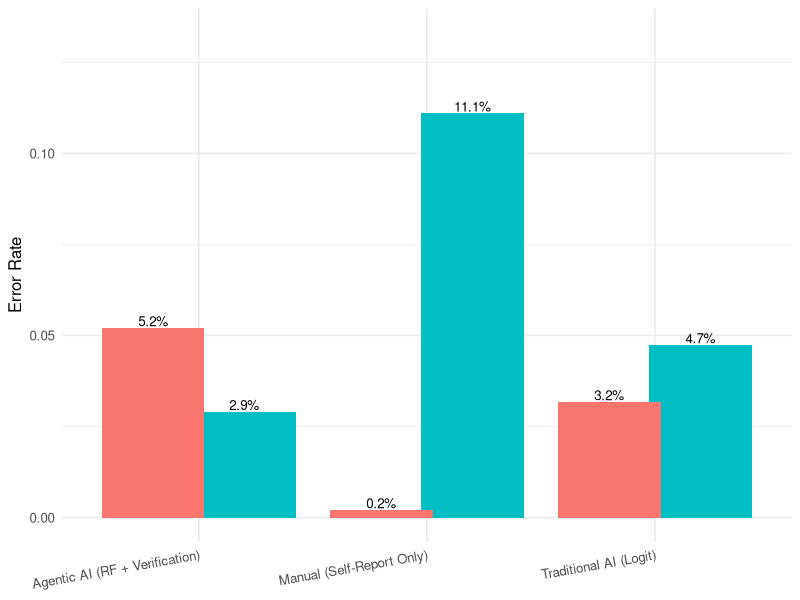
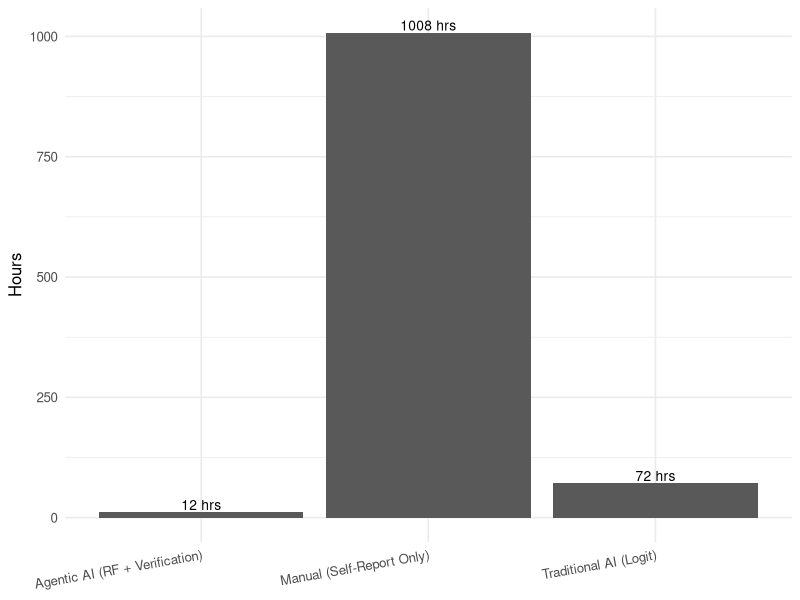

These charts were generated, in order, by the following R code:
## ---- chunk 1
#| label: sim-setup
#| context: false
#| include: false
#| echo: false
#| message: false
#| warning: false

set.seed(42)
suppressPackageStartupMessages({
  library(tidyverse); library(ranger); library(pROC); library(ggplot2)
})

# ---- Synthetic population ----
N <- 10000
provinces <- c("Punjab","Sindh","Khyber Pakhtunkhwa","Balochistan","Islamabad")
prov_probs <- c(0.55, 0.23, 0.16, 0.05, 0.01)

hh <- tibble(
  id = 1:N,
  province = sample(provinces, N, replace = TRUE, prob = prov_probs),
  urban = rbinom(N, 1, 0.42),
  hh_size = pmax(1, pmin(rpois(N, lambda = 5), 15))
)

base_mu <- 10.2; base_sigma <- 0.65
prov_shift <- c("Punjab"=0.00,"Sindh"=0.08,"Khyber Pakhtunkhwa"=-0.05,"Balochistan"=-0.12,"Islamabad"=0.35)
urban_shift <- 0.12

mu_vec <- base_mu + unname(prov_shift[hh$province]) + hh$urban * urban_shift
true_income <- rlnorm(N, meanlog = mu_vec, sdlog = base_sigma) |> pmin(300000) |> pmax(3000)

utility_kwh <- (true_income/1000)*0.8 + hh$hh_size*10 + rnorm(N, 0, 30)
utility_kwh <- pmin(pmax(utility_kwh, 10), 1500)

mm_prob <- pmin(pmax(0.2 + 0.25*hh$urban + 0.000002*pmin(true_income, 200000), 0.02), 0.9)
mobile_money <- rbinom(N, 1, mm_prob)

poverty_line <- 40000
poor_true <- as.integer(true_income < poverty_line)

# Reporting frictions
under_report_factor <- ifelse(poor_true == 1, runif(N, 0.80, 0.95), runif(N, 0.65, 0.90))
report_noise <- rnorm(N, 0, 3000)
reported_income <- pmax(3000, true_income * under_report_factor + report_noise)

dat <- hh |>
  mutate(true_income, reported_income, utility_kwh, mobile_money, poor_true)

# Manual decision
poor_manual <- as.integer(dat$reported_income < poverty_line)

# Split
set.seed(7)
idx <- sample(seq_len(N), size = round(0.7*N))
train <- dat[idx,]; test <- dat[-idx,]
train$province <- factor(train$province, levels = provinces)
test$province  <- factor(test$province,  levels = provinces)

# Traditional AI (glm)
form_glm <- poor_true ~ scale(reported_income) + scale(utility_kwh) + mobile_money + urban + province + scale(hh_size)
m_glm <- glm(form_glm, data = train, family = binomial())
pred_prob_glm <- predict(m_glm, newdata = test, type = "response")
poor_glm <- as.integer(pred_prob_glm >= 0.5)

# Agentic proxy: verification + ensemble
set.seed(8)
verified_flag_tr <- rbinom(nrow(train), 1, 0.5)
verified_flag_te <- rbinom(nrow(test),  1, 0.5)

train <- train |>
  mutate(verified_income = ifelse(verified_flag_tr == 1, 0.7*true_income + 0.3*reported_income, reported_income))
test  <- test  |>
  mutate(verified_income = ifelse(verified_flag_te == 1, 0.7*true_income + 0.3*reported_income, reported_income))

z <- function(x){
  m <- mean(x, na.rm = TRUE); s <- sd(x, na.rm = TRUE)
  if (!is.finite(s) || s == 0) return(x - m); (x - m)/s
}

train <- train |>
  mutate(
    poor_true = factor(poor_true, levels = c(0,1), labels = c("non_poor","poor")),
    inc_per_capita  = verified_income / pmax(1, hh_size),
    util_per_capita = utility_kwh    / pmax(1, hh_size),
    z_verified_income = z(verified_income),
    z_utility_kwh     = z(utility_kwh),
    z_hh_size         = z(hh_size),
    z_inc_pc          = z(inc_per_capita),
    z_util_pc         = z(util_per_capita)
  )

test <- test |>
  mutate(
    poor_true = factor(poor_true, levels = c(0,1), labels = c("non_poor","poor")),
    inc_per_capita  = verified_income / pmax(1, hh_size),
    util_per_capita = utility_kwh    / pmax(1, hh_size),
    z_verified_income = z(verified_income),
    z_utility_kwh     = z(utility_kwh),
    z_hh_size         = z(hh_size),
    z_inc_pc          = z(inc_per_capita),
    z_util_pc         = z(util_per_capita)
  )

needed <- c("poor_true","z_verified_income","z_utility_kwh","z_hh_size","z_inc_pc","z_util_pc","mobile_money","urban","province")
train_clean <- droplevels(train[complete.cases(train[, needed]), ])
test_clean  <- droplevels(test [complete.cases(test [, needed]), ])

m_rf <- ranger(
  poor_true ~ z_verified_income + z_utility_kwh + mobile_money + urban + province +
              z_hh_size + z_inc_pc + z_util_pc,
  data = train_clean,
  probability = TRUE,
  num.trees = 500,
  min.node.size = 25,
  respect.unordered.factors = "partition",
  seed = 99
)

pred_rf <- predict(m_rf, data = test_clean)
rf_probs <- pred_rf$predictions[, "poor"]

roc_rf  <- pROC::roc(response = test_clean$poor_true, predictor = rf_probs, quiet = TRUE)
thr_opt <- coords(roc_rf, "best", best.method = "youden", ret = "threshold")[[1]]
poor_rf <- as.integer(rf_probs >= thr_opt)

# Ghost rule
ghost_flag <- (test_clean$utility_kwh > quantile(test_clean$utility_kwh, 0.85)) &
              (test_clean$mobile_money == 1) & (poor_rf == 1)
poor_rf_adj <- poor_rf
poor_rf_adj[ghost_flag] <- 0

err_rates <- function(y_true, y_hat){
  c(
    inclusion = mean(y_hat == 1 & y_true == 0),
    exclusion = mean(y_hat == 0 & y_true == 1)
  )
}

# Align metrics on the same rows used by agentic comparison
manual_err <- err_rates(as.integer(test_clean$poor_true == "poor"),
                        as.integer(test_clean$reported_income < poverty_line))

test_idx <- as.integer(rownames(test_clean))
all_test_idx <- as.integer(rownames(test))
keep_map <- match(test_idx, all_test_idx)

glm_err <- err_rates(as.integer(test_clean$poor_true == "poor"),
                     as.integer(pred_prob_glm[keep_map] >= 0.5))
rf_err  <- err_rates(as.integer(test_clean$poor_true == "poor"), poor_rf_adj)

processing_time <- tibble(
  approach = c("Manual (Self-Report Only)", "Traditional AI (Logit)", "Agentic AI (RF + Verification)"),
  hours = c(6*7*24, 3*24, 12)
)

stipend <- 10500
N_test <- nrow(test_clean)
base_inc <- manual_err["inclusion"]
glm_sav  <- (base_inc - glm_err["inclusion"]) * N_test * stipend
rf_sav   <- (base_inc - rf_err["inclusion"]) * N_test * stipend

results_summary <- tibble(
  approach = c("Manual (Self-Report Only)", "Traditional AI (Logit)", "Agentic AI (RF + Verification)"),
  inclusion_error = c(manual_err["inclusion"], glm_err["inclusion"], rf_err["inclusion"]),
  exclusion_error = c(manual_err["exclusion"], glm_err["exclusion"], rf_err["exclusion"]),
  est_savings_pkr = c(0, glm_sav, rf_sav)
) |>
  mutate(
    inclusion_error_pct = scales::percent(inclusion_error, 0.1),
    exclusion_error_pct = scales::percent(exclusion_error, 0.1),
    est_savings_million_pkr = round(est_savings_pkr/1e6, 2)
  )

# Compose figures (no ggsave; printed in the doc)
fig1 <- results_summary |>
  select(approach, inclusion_error, exclusion_error) |>
  pivot_longer(-approach, names_to = "type", values_to = "rate") |>
  mutate(type = recode(type, inclusion_error = "Inclusion Error", exclusion_error = "Exclusion Error")) |>
  ggplot(aes(x = approach, y = rate, fill = type)) +
  geom_col(position = position_dodge(width = 0.8)) +
  geom_text(aes(label = scales::percent(rate, 0.1)),
            position = position_dodge(width = 0.8), vjust = -0.2, size = 3.4) +
  labs(x = NULL, y = "Error Rate") +
  coord_cartesian(ylim = c(0, max(results_summary$inclusion_error, results_summary$exclusion_error)*1.2)) +
  theme_minimal(base_size = 12) +
  theme(axis.text.x = element_text(angle = 10, hjust = 1)) +
  guides(fill = "none")

fig2 <- processing_time |>
  ggplot(aes(x = approach, y = hours)) +
  geom_col() +
  geom_text(aes(label = paste0(round(hours), " hrs")), vjust = -0.2, size = 3.5) +
  labs(x = NULL, y = "Hours") +
  theme_minimal(base_size = 12) +
  theme(axis.text.x = element_text(angle = 10, hjust = 1))
## ---- chunk 2
#| label: fig-error-rates
#| fig-cap: "Inclusion vs. exclusion error by targeting approach (simulation; N = 10,000 households)."
#| fig-alt: "Bar chart comparing inclusion and exclusion errors across manual, traditional AI, and agentic AI."
#| echo: false
#| message: false
#| warning: false

fig1
## ---- chunk 3
#| label: fig-processing-time
#| fig-cap: "Illustrative processing time per 10,000 applications by approach."
#| fig-alt: "Bar chart of hours by approach: manual (~1008 hrs), traditional AI (~72 hrs), agentic AI (~12 hrs)."
#| echo: false
#| message: false
#| warning: false

fig2
## ---- chunk 4
#| label: tbl-sim-summary
#| tbl-cap: "Simulation results summary: errors and indicative fiscal savings."
#| echo: false
#| message: false
#| warning: false

library(knitr)
results_summary |>
  transmute(
    Approach = approach,
    `Inclusion Error` = inclusion_error_pct,
    `Exclusion Error` = exclusion_error_pct,
    `Estimated Savings (PKR mn)` = est_savings_million_pkr
  ) |>
  kable(align = "lccc")
